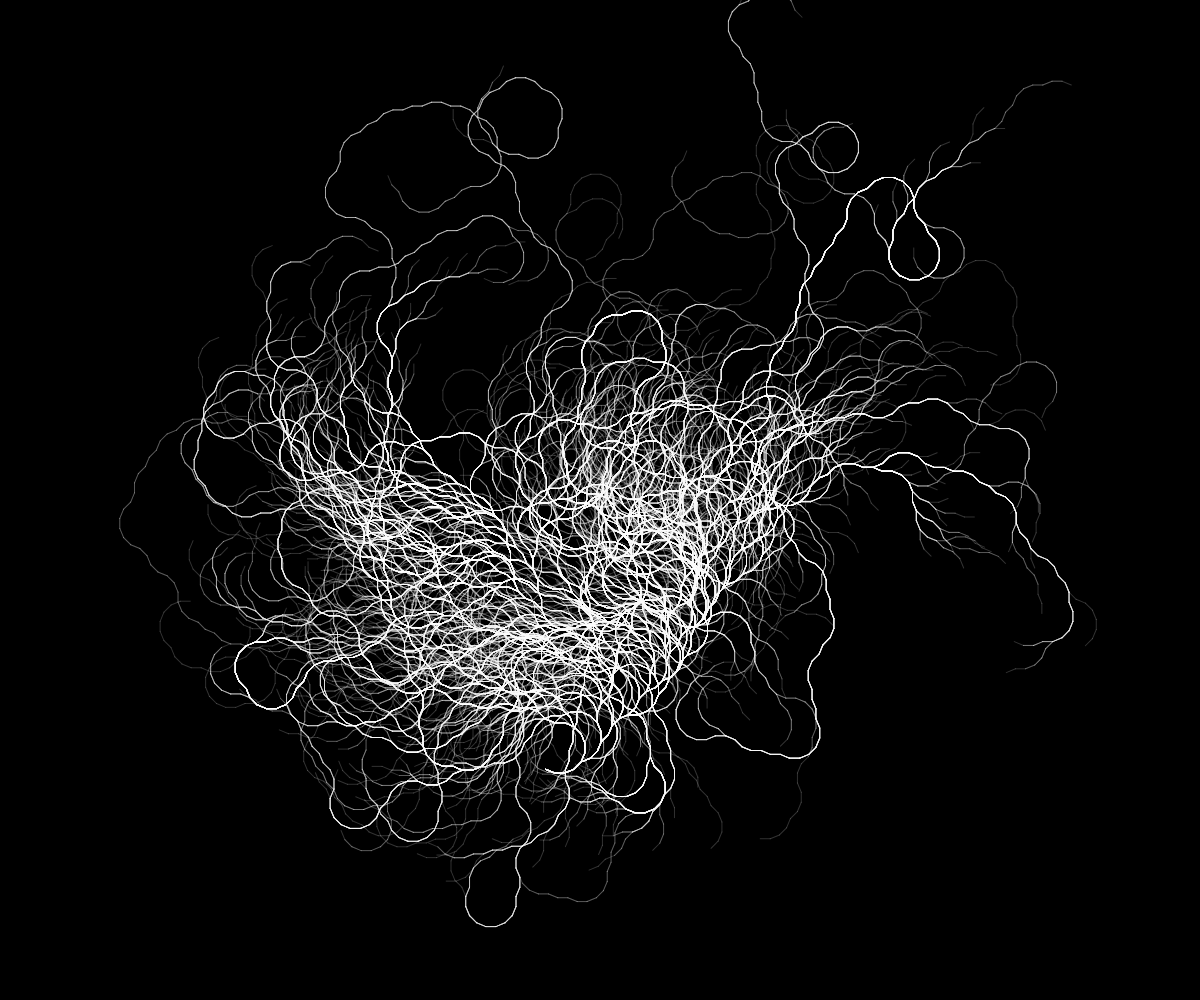
Frame 1 (no input)
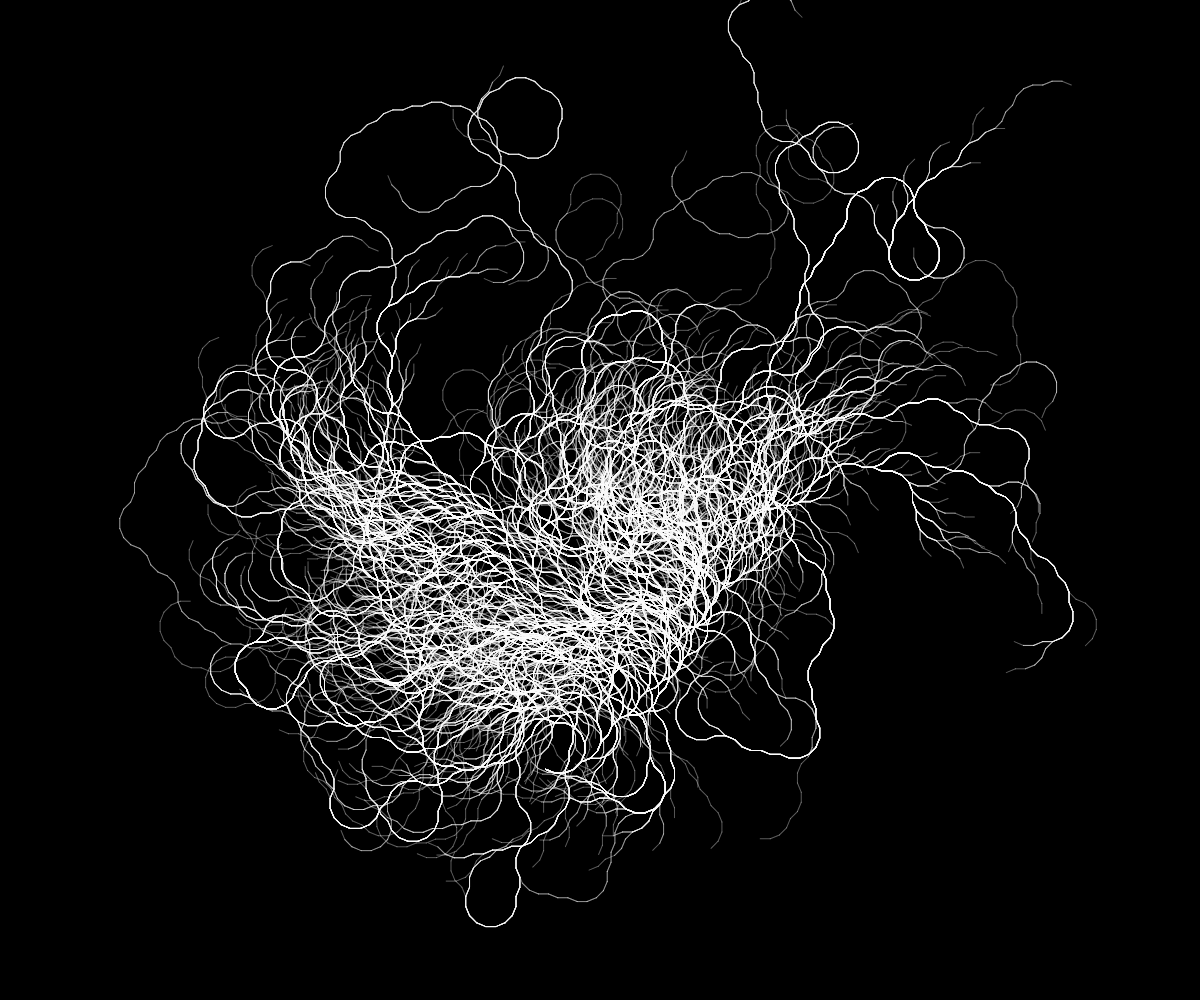
Frame 2 (the mouse pressed at the canvas centre, redrawn once)

The p5.js sketch that drew these frames (run headless with seeded random() and noise() and a simulated clock; the mouse was pressed at the canvas centre and the sketch redrawn once):

// p5.js sketch
// ── sketch.js
const startTime = performance.now();

const calculateCollatz = (number) => {
    return number % 2 == 0 ?
        (number / 2) :
        (number * 3 + 1) / 2
}
const getReversedCollatzSequence = (initialNumber) => {
    let number = initialNumber == 0 ? 1 : initialNumber;
    let numbers = [];

    do {
        number = calculateCollatz(number)
        numbers.push(number)
    } while (number != 1);

    return numbers.reverse();
}
const printRunTime = (startTime) => {
    const endTime = performance.now();
    console.log(`Execution time: ${Math.floor(endTime - startTime)} ms`)
}

const angle = Math.PI / 8;
const numOfOrigins = 10000;
const length = 10;

function setup() {
    createCanvas(window.innerWidth, window.innerHeight);
    frameRate(60);
    noLoop();

    background(0)
    stroke(255, 50);
    strokeWeight(1);
}

function draw() {

    for (let number = 1; number < numOfOrigins; number++) {
        resetMatrix();
        translate(width / 2.2, height / 1.3);

        const sequence = getReversedCollatzSequence(number);

        for (let i = 0; i < sequence.length; i++) {
            if (sequence[i] % 2 == 0) {
                rotate(-angle);
            } else {
                rotate(angle);
            }

            line(0, 0, length, 0);
            translate(length, 0);
        }
    }
    
    printRunTime(startTime);
} 
